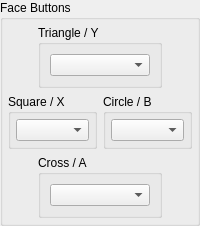
             <widget class="QGroupBox" name="gb_face_buttons">
              <property name="title">
               <string>Face Buttons</string>
              </property>
              <layout class="QVBoxLayout" name="gb_face_buttons_layout">
               <property name="leftMargin">
                <number>5</number>
               </property>
               <property name="topMargin">
                <number>5</number>
               </property>
               <property name="rightMargin">
                <number>5</number>
               </property>
               <property name="bottomMargin">
                <number>5</number>
               </property>
               <item>
                <widget class="QWidget" name="widget_triangle" native="true">
                 <layout class="QHBoxLayout" name="widget_triangle_layout">
                  <property name="leftMargin">
                   <number>0</number>
                  </property>
                  <property name="topMargin">
                   <number>0</number>
                  </property>
                  <property name="rightMargin">
                   <number>0</number>
                  </property>
                  <property name="bottomMargin">
                   <number>0</number>
                  </property>
                  <item>
                   <widget class="QGroupBox" name="gb_triangle">
                    <property name="sizePolicy">
                     <sizepolicy hsizetype="Preferred" vsizetype="Fixed">
                      <horstretch>0</horstretch>
                      <verstretch>0</verstretch>
                     </sizepolicy>
                    </property>
                    <property name="minimumSize">
                     <size>
                      <width>124</width>
                      <height>0</height>
                     </size>
                    </property>
                    <property name="maximumSize">
                     <size>
                      <width>0</width>
                      <height>16777215</height>
                     </size>
                    </property>
                    <property name="title">
                     <string>Triangle / Y</string>
                    </property>
                    <layout class="QVBoxLayout" name="verticalLayout_3">
                     <item>
                      <widget class="QComboBox" name="YBox">
                       <property name="enabled">
                        <bool>true</bool>
                       </property>
                       <property name="sizePolicy">
                        <sizepolicy hsizetype="Preferred" vsizetype="Fixed">
                         <horstretch>0</horstretch>
                         <verstretch>0</verstretch>
                        </sizepolicy>
                       </property>
                      </widget>
                     </item>
                    </layout>
                   </widget>
                  </item>
                 </layout>
                </widget>
               </item>
               <item>
                <layout class="QHBoxLayout" name="layout_square_circle">
                 <item>
                  <widget class="QGroupBox" name="gb_square">
                   <property name="title">
                    <string>Square / X</string>
                   </property>
                   <layout class="QVBoxLayout" name="gb_square_layout">
                    <property name="leftMargin">
                     <number>5</number>
                    </property>
                    <property name="topMargin">
                     <number>5</number>
                    </property>
                    <property name="rightMargin">
                     <number>5</number>
                    </property>
                    <property name="bottomMargin">
                     <number>5</number>
                    </property>
                    <item>
                     <widget class="QComboBox" name="XBox"/>
                    </item>
                   </layout>
                  </widget>
                 </item>
                 <item>
                  <widget class="QGroupBox" name="gb_circle">
                   <property name="title">
                    <string>Circle / B</string>
                   </property>
                   <layout class="QVBoxLayout" name="gb_circle_layout">
                    <property name="leftMargin">
                     <number>5</number>
                    </property>
                    <property name="topMargin">
                     <number>5</number>
                    </property>
                    <property name="rightMargin">
                     <number>5</number>
                    </property>
                    <property name="bottomMargin">
                     <number>5</number>
                    </property>
                    <item>
                     <widget class="QComboBox" name="BBox"/>
                    </item>
                   </layout>
                  </widget>
                 </item>
                </layout>
               </item>
               <item>
                <widget class="QWidget" name="widget_cross" native="true">
                 <layout class="QHBoxLayout" name="widget_cross_layout">
                  <property name="leftMargin">
                   <number>0</number>
                  </property>
                  <property name="topMargin">
                   <number>0</number>
                  </property>
                  <property name="rightMargin">
                   <number>0</number>
                  </property>
                  <property name="bottomMargin">
                   <number>0</number>
                  </property>
                  <item>
                   <widget class="QGroupBox" name="gb_cross">
                    <property name="minimumSize">
                     <size>
                      <width>124</width>
                      <height>0</height>
                     </size>
                    </property>
                    <property name="maximumSize">
                     <size>
                      <width>124</width>
                      <height>16777215</height>
                     </size>
                    </property>
                    <property name="title">
                     <string>Cross / A</string>
                    </property>
                    <layout class="QVBoxLayout" name="verticalLayout_5">
                     <item>
                      <widget class="QComboBox" name="ABox"/>
                     </item>
                    </layout>
                   </widget>
                  </item>
                 </layout>
                </widget>
               </item>
              </layout>
             </widget>
